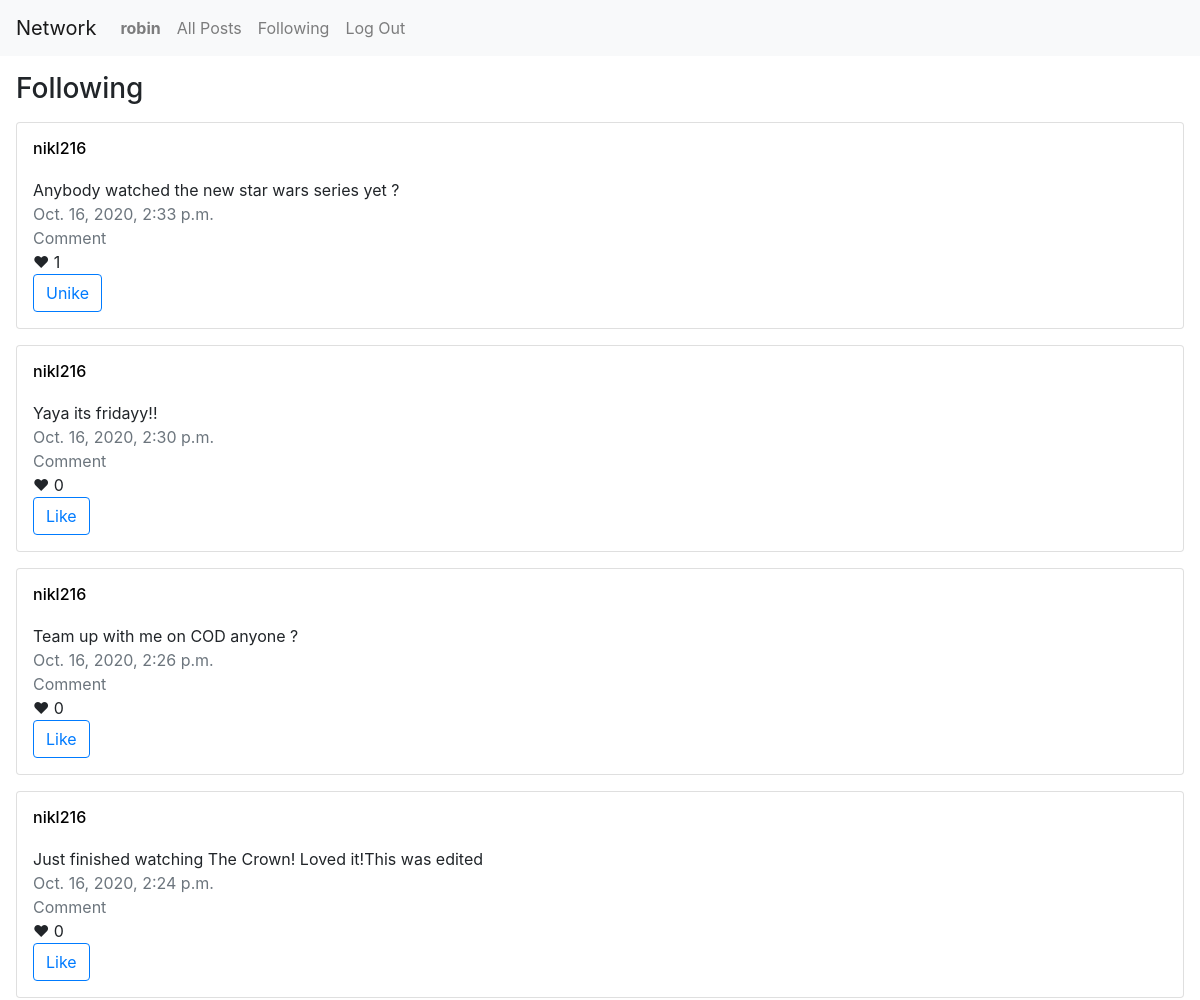
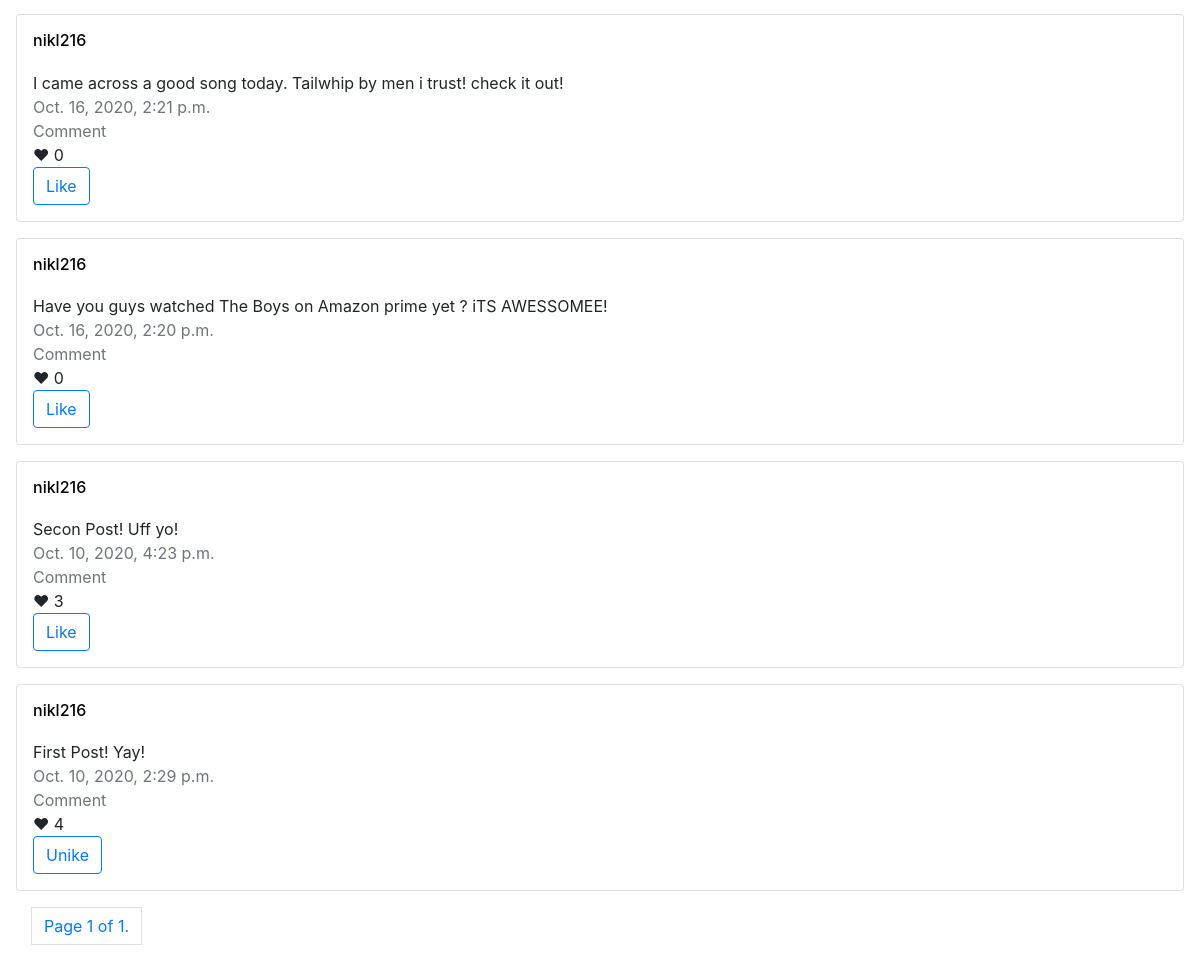
The app's page /following (signed in) with its own data (2 pictures, top to bottom).
### network/models.py (models this page shows, shortened)
class User(AbstractUser):
    pass

class Post(models.Model):
    created_by = models.ForeignKey("User", on_delete=models.CASCADE, related_name="posts")
    body = models.TextField()
    timestamp = models.DateTimeField(auto_now_add=True)
    likes = models.IntegerField(default=0)
    liked_users = models.ManyToManyField(User)

### network/views.py (the view)
# urls.py: path("following", views.following, name="following"),
@login_required
def following(request):
    user_prof= User.objects.get(pk=request.user.pk)
    following=[]
    for a in request.user.following.all():
        following.append(a.following_user_id)
    posts = Post.objects.filter(created_by__in=following).order_by("-timestamp")
    paginator = Paginator(posts, 10)
    page_number = request.GET.get('page')
    page_obj = paginator.get_page(page_number)
    return render(request, "network/following.html",{
    "page_obj":page_obj,
    })

### network/templates/network/following.html (shortened to what this page needs)
{% extends "network/layout.html" %} {% block body %}
<h3>Following</h3>
{% for post in page_obj %}
<div class="card p-3 mt-3">
  <div class="card-title">
      <a href="{% url 'profile' post.created_by.pk %}"><h6>{{post.created_by.username}}</h6></a>
    </div>
  <div class="card-body p-0">
      <div>{{post.body}}</div>
      <div class="text-secondary">{{post.timestamp}}</div>
      <div class="text-secondary">Comment</div>
      <div>&#10084; <span class="_{{post.pk}}">{{post.likes}}</span></div>
      {% if user in post.liked_users.all %}
      <div class="unlike{{post.pk}}"><button type="button" class="btn btn-outline-primary" id="unlike"  value="{{post.pk}}">Unike</button></div>
      {% else %}
      <div class="like{{post.pk}}"><button type="button" class="btn btn-outline-primary" id="like" value="{{post.pk}}">Like</button></div>
      {% endif %}
  </div>
</div>
{% endfor %}
<nav aria-label="Page navigation example" class='p-3'>
  <ul class="pagination">
      <li class="current page-item">
          <li class="page-item page-link">Page {{ page_obj.number }} of {{ page_obj.paginator.num_pages }}.</li>
      </li>
  </ul>
</nav>
{% endblock %}

### network/templates/network/layout.html (shortened to what this page needs)
{% load static %}
<!DOCTYPE html>
<html lang="en">
    <head>
        <link rel="stylesheet" href="https://stackpath.bootstrapcdn.com/bootstrap/4.4.1/css/bootstrap.min.css">
        <link href="{% static 'network/styles.css' %}" rel="stylesheet">
        {% load static %}
    </head>
    <body>
        <nav class="navbar navbar-expand-lg navbar-light bg-light">
            <a class="navbar-brand" href="#">Network</a>
            <div>
              <ul class="navbar-nav mr-auto">
                {% if user.is_authenticated %}
                    <li class="nav-item">
                        <a class="nav-link" href="{% url 'profile' user.pk %}"><strong>{{ user.username }}</strong></a>
                    </li>
                {% endif %}
                <li class="nav-item">
                  <a class="nav-link" href="{% url 'index' %}">All Posts</a>
                </li>
                {% if user.is_authenticated %}
                    <li class="nav-item">
                        <a class="nav-link" href="{% url 'following' %}">Following</a>
                    </li>
                    <li class="nav-item">
                        <a class="nav-link" href="{% url 'logout' %}">Log Out</a>
                    </li>
                {% endif %}
              </ul>
            </div>
          </nav>
        <div class="body m-3">
            {% block body %}
            {% endblock %}
        </div>
    </body>
</html>

### network/static/network/styles.css (style rules this page uses)
a { color: black; }

### records on screen
User: username "robin"
Post: created_by.username "nikl216", body "Anybody watched the new star wars series yet ?", timestamp "Oct. 16, 2020, 2:33 p.m.", likes "1", {{ post.pk }} 13 (drawn)
Post: created_by.username "nikl216", body "Yaya its fridayy!!", timestamp "Oct. 16, 2020, 2:30 p.m.", likes "0", {{ post.pk }} 12 (drawn)
Post: created_by.username "nikl216", body "Team up with me on COD anyone ?", timestamp "Oct. 16, 2020, 2:26 p.m.", likes "0", {{ post.pk }} 11 (drawn)
Post: created_by.username "nikl216", body "Just finished watching The Crown! Loved it!This was edited", timestamp "Oct. 16, 2020, 2:24 p.m.", likes "0", {{ post.pk }} 10 (drawn)
Post: created_by.username "nikl216", body "I came across a good song today. Tailwhip by men i trust! check it out!", timestamp "Oct. 16, 2020, 2:21 p.m.", likes "0", {{ post.pk }} 6 (drawn)
Post: created_by.username "nikl216", body "Have you guys watched The Boys on Amazon prime yet ? iTS AWESSOMEE!", timestamp "Oct. 16, 2020, 2:20 p.m.", likes "0", {{ post.pk }} 5 (drawn)
Post: created_by.username "nikl216", body "Secon Post! Uff yo!", timestamp "Oct. 10, 2020, 4:23 p.m.", likes "3", {{ post.pk }} 2 (drawn)
Post: created_by.username "nikl216", body "First Post! Yay!", timestamp "Oct. 10, 2020, 2:29 p.m.", likes "4", {{ post.pk }} 1 (drawn)

### other values on screen
{{ page_obj.number }} "1"
{{ page_obj.paginator.num_pages }} "1"
